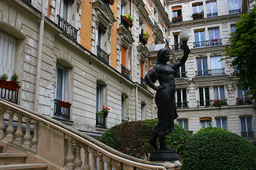
#> input picture Classical/results/basic/bicubic/x2/img_003.png, 256 x 170 px, shrunk from 1024 x 680 before the run; its folder holds only this picture in this run
$ python basic_interpolation.py
#> lines starting #> are read from the running program, lines starting #| are printed output that depends on the picture
from PIL import Image
import cv2 as cv
from pathlib import Path
import os

resultPath = "./../results/basic"

NearestPath = resultPath+"/nearest"
BilinearPath = resultPath+"/bilinear"
BicubicPath = resultPath+"/bicubic"

if not os.path.exists(NearestPath):
    os.makedirs(NearestPath,exist_ok=True)

if not os.path.exists(BilinearPath):
    os.makedirs(BilinearPath,exist_ok=True)

if not os.path.exists(BicubicPath):
    os.makedirs(BilinearPath,exist_ok=True)


#region Set 5
Set5path = "./../data/LR/set5"
def UpScale_Set5(interpolation_method=cv.INTER_NEAREST,result_path=""):

#> called with interpolation_method = 0, result_path = './../results/basic/nearest'
        filesx2 = list(Path(Set5path + "/x2").glob("*.png"))
        filesx3 = list(Path(Set5path + "/x3").glob("*.png"))
        filesx4 = list(Path(Set5path + "/x4").glob("*.png"))

        x2_path = result_path + "/x2"
        x3_path = result_path + "/x3"
        x4_path = result_path + "/x4"

        if not os.path.exists(x2_path):
            os.makedirs(x2_path,exist_ok=True)

        if not os.path.exists(x3_path):
            os.makedirs(x3_path,exist_ok=True)

        if not os.path.exists(x4_path):
            os.makedirs(x4_path,exist_ok=True)


        for f in filesx2:
            img = cv.imread(f)
#> img is the input picture: shape (170, 256, 3); mean B, G, R 87.1, 96.1, 97.8
            file_name = os.path.basename(f)

            if img is None:
                print(f"Warning: Could not read image: {f}")
                continue

            upscaled_img_x2 = cv.resize(img,None,fx = 2.0,fy = 2.0,interpolation=interpolation_method)
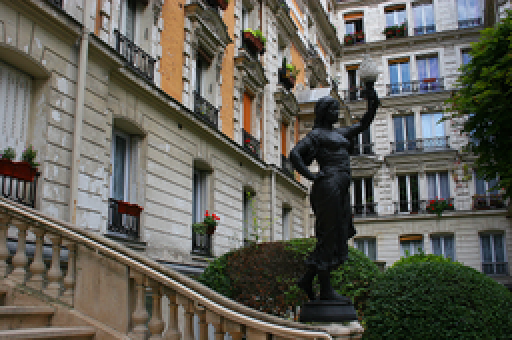
#> upscaled_img_x2: shape (340, 512, 3); mean B, G, R 87.1, 96.1, 97.8
            if(not cv.imwrite(x2_path+"/" + file_name,upscaled_img_x2)):
                print("Couldnt write the file")

        for f in filesx3:
            img = cv.imread(f)
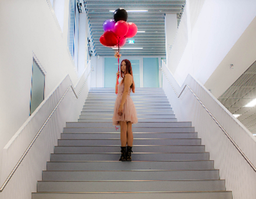
#> input picture Classical/results/basic/bicubic/x3/img_009.png, 256 x 199 px, shrunk from 1026 x 798 before the run
#> img is the input picture: shape (199, 256, 3); mean B, G, R 168.4, 167.1, 171.8
            file_name = os.path.basename(f)

            if img is None:
                print(f"Warning: Could not read image: {f}")
                continue


            upscaled_img_x3 = cv.resize(img,None,fx = 3.0,fy = 3.0,interpolation=interpolation_method)
            if(not cv.imwrite(x3_path+"/" + file_name,upscaled_img_x3)):
                print("Couldnt write the file")

        for f in filesx4:
            img = cv.imread(f)
            file_name = os.path.basename(f)

            if img is None:
                print(f"Warning: Could not read image: {f}")
                continue

            upscaled_img_x4 = cv.resize(img,None,fx = 4.0,fy = 4.0,interpolation=interpolation_method)
            if(not cv.imwrite(x4_path+"/" + file_name,upscaled_img_x4)):
                print("Couldnt write the file")

#region  Nearest Neighbour
UpScale_Set5(interpolation_method=cv.INTER_NEAREST,result_path=NearestPath)
#endregion

#region Bilinear
UpScale_Set5(interpolation_method=cv.INTER_LINEAR,result_path=BilinearPath)
#> call 2 of UpScale_Set5, with interpolation_method = 1, result_path = './../results/basic/bilinear'
#> in UpScale_Set5 (call 2), `upscaled_img_x2 = cv.resize(img,None,fx = 2.0,fy = 2.0,interpolation=i..`:
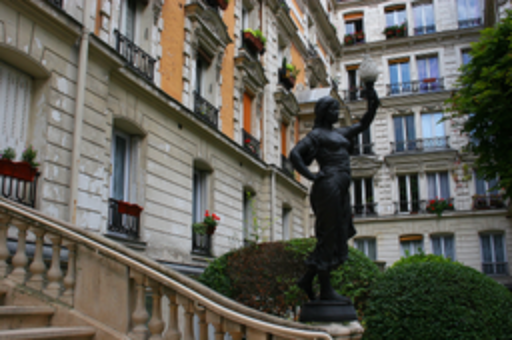
#> upscaled_img_x2: shape (340, 512, 3); mean B, G, R 87, 96, 97.8
#endregion

#region BiCubic
UpScale_Set5(interpolation_method=cv.INTER_CUBIC,result_path=BicubicPath)
#endregion

#endregion

#region Set 14
Set14path = "./../data/LR/set14"
def UpScale_Set14(interpolation_method=cv.INTER_NEAREST,result_path=""):

#> called with interpolation_method = 0, result_path = './../results/basic/nearest'
        filesx2 = list(Path(Set14path + "/x2").glob("*.png"))
        filesx3 = list(Path(Set14path + "/x3").glob("*.png"))
        filesx4 = list(Path(Set14path + "/x4").glob("*.png"))

        x2_path = result_path + "/x2"
        x3_path = result_path + "/x3"
        x4_path = result_path + "/x4"

        if not os.path.exists(x2_path):
            os.makedirs(x2_path,exist_ok=True)

        if not os.path.exists(x3_path):
            os.makedirs(x3_path,exist_ok=True)

        if not os.path.exists(x4_path):
            os.makedirs(x4_path,exist_ok=True)


        for f in filesx2:
            img = cv.imread(f)
            file_name = os.path.basename(f)

            if img is None:
                print(f"Warning: Could not read image: {f}")
                continue

            upscaled_img_x2 = cv.resize(img,None,fx = 2.0,fy = 2.0,interpolation=interpolation_method)
#> upscaled_img_x2: shape (680, 1024, 3)
            if(not cv.imwrite(x2_path+"/" + file_name,upscaled_img_x2)):
                print("Couldnt write the file")

        for f in filesx3:
            img = cv.imread(f)
            file_name = os.path.basename(f)

            if img is None:
                print(f"Warning: Could not read image: {f}")
                continue


            upscaled_img_x3 = cv.resize(img,None,fx = 3.0,fy = 3.0,interpolation=interpolation_method)
#> upscaled_img_x3: shape (1791, 2304, 3)
            if(not cv.imwrite(x3_path+"/" + file_name,upscaled_img_x3)):
                print("Couldnt write the file")

        for f in filesx4:
            img = cv.imread(f)
            file_name = os.path.basename(f)

            if img is None:
                print(f"Warning: Could not read image: {f}")
                continue

            upscaled_img_x4 = cv.resize(img,None,fx = 4.0,fy = 4.0,interpolation=interpolation_method)
            if(not cv.imwrite(x4_path+"/" + file_name,upscaled_img_x4)):
                print("Couldnt write the file")


#region  Nearest Neighbour
UpScale_Set14(interpolation_method=cv.INTER_NEAREST,result_path=NearestPath)
#endregion

#region Bilinear
UpScale_Set14(interpolation_method=cv.INTER_LINEAR,result_path=BilinearPath)
#endregion

#region BiCubic
UpScale_Set14(interpolation_method=cv.INTER_CUBIC,result_path=BicubicPath)
#endregion

#endregion

#region Set urban100
urban100path = "./../data/LR/urban100"
def UpScale_urban100(interpolation_method=cv.INTER_NEAREST,result_path=""):

#> called with interpolation_method = 0, result_path = './../results/basic/nearest'
        filesx2 = list(Path(urban100path + "/x2").glob("*.png"))
        filesx3 = list(Path(urban100path + "/x3").glob("*.png"))
        filesx4 = list(Path(urban100path + "/x4").glob("*.png"))

        x2_path = result_path + "/x2"
        x3_path = result_path + "/x3"
        x4_path = result_path + "/x4"

        if not os.path.exists(x2_path):
            os.makedirs(x2_path,exist_ok=True)

        if not os.path.exists(x3_path):
            os.makedirs(x3_path,exist_ok=True)

        if not os.path.exists(x4_path):
            os.makedirs(x4_path,exist_ok=True)


        for f in filesx2:
            img = cv.imread(f)
            file_name = os.path.basename(f)

            if img is None:
                print(f"Warning: Could not read image: {f}")
                continue

            upscaled_img_x2 = cv.resize(img,None,fx = 2.0,fy = 2.0,interpolation=interpolation_method)
#> upscaled_img_x2: shape (1360, 2048, 3)
            if(not cv.imwrite(x2_path+"/" + file_name,upscaled_img_x2)):
                print("Couldnt write the file")

        for f in filesx3:
            img = cv.imread(f)
            file_name = os.path.basename(f)

            if img is None:
                print(f"Warning: Could not read image: {f}")
                continue


            upscaled_img_x3 = cv.resize(img,None,fx = 3.0,fy = 3.0,interpolation=interpolation_method)
            if(not cv.imwrite(x3_path+"/" + file_name,upscaled_img_x3)):
                print("Couldnt write the file")

        for f in filesx4:
            img = cv.imread(f)
            file_name = os.path.basename(f)

            if img is None:
                print(f"Warning: Could not read image: {f}")
                continue

            upscaled_img_x4 = cv.resize(img,None,fx = 4.0,fy = 4.0,interpolation=interpolation_method)
            if(not cv.imwrite(x4_path+"/" + file_name,upscaled_img_x4)):
                print("Couldnt write the file")


#region  Nearest Neighbour
UpScale_urban100(interpolation_method=cv.INTER_NEAREST,result_path=NearestPath)
#endregion

#region Bilinear
UpScale_urban100(interpolation_method=cv.INTER_LINEAR,result_path=BilinearPath)
#endregion

#region BiCubic
UpScale_urban100(interpolation_method=cv.INTER_CUBIC,result_path=BicubicPath)
#endregion

#endregion

print("Upscaling Completed")
